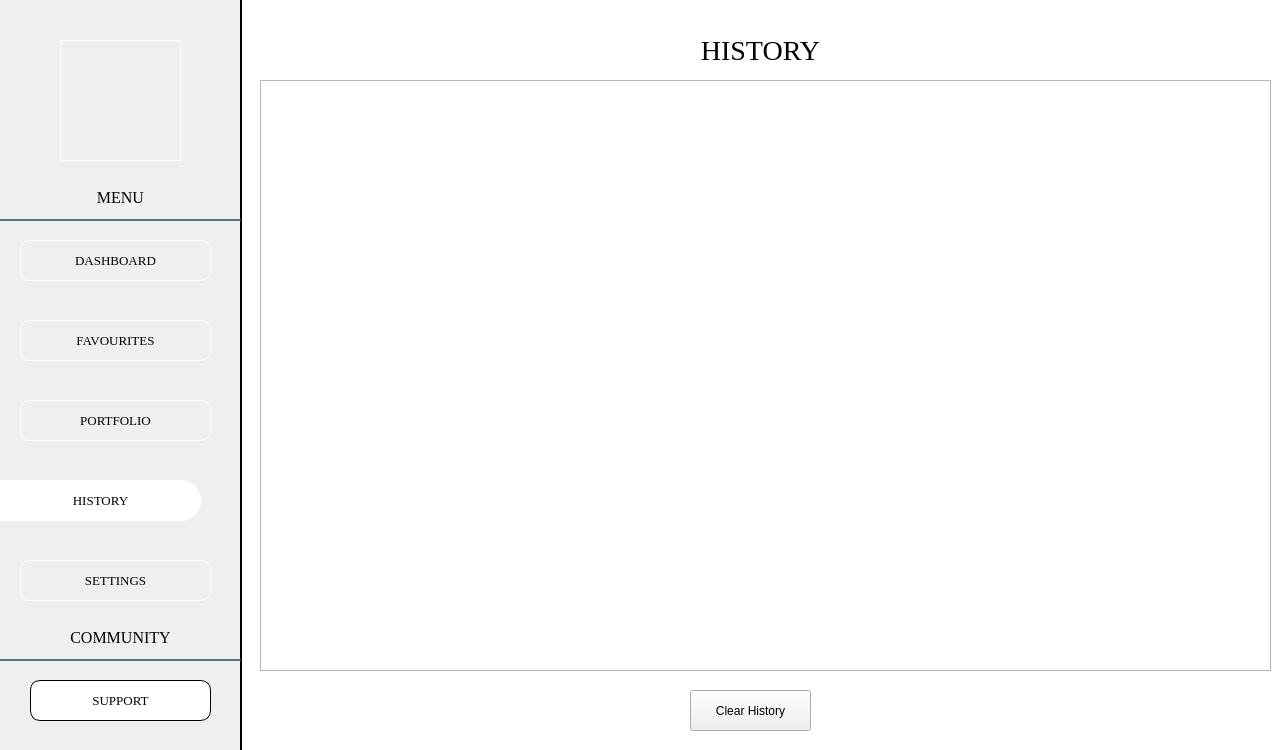
<?xml version="1.0" encoding="UTF-8"?>
<ui version="4.0">
 <class>Form</class>
 <widget class="QWidget" name="Form">
  <property name="geometry">
   <rect>
    <x>0</x>
    <y>0</y>
    <width>1280</width>
    <height>750</height>
   </rect>
  </property>
  <property name="windowTitle">
   <string>Form</string>
  </property>
  <widget class="QLabel" name="label">
   <property name="geometry">
    <rect>
     <x>0</x>
     <y>0</y>
     <width>1280</width>
     <height>750</height>
    </rect>
   </property>
   <property name="styleSheet">
    <string notr="true">background-image: url(:/Main/BG.jpg);</string>
   </property>
   <property name="text">
    <string/>
   </property>
  </widget>
  <widget class="QPushButton" name="sett">
   <property name="geometry">
    <rect>
     <x>20</x>
     <y>560</y>
     <width>191</width>
     <height>41</height>
    </rect>
   </property>
   <property name="font">
    <font>
     <family>Times New Roman</family>
     <pointsize>10</pointsize>
    </font>
   </property>
   <property name="styleSheet">
    <string notr="true">border-radius:10px;
border:0.5px solid rgb(255,255,255);</string>
   </property>
   <property name="text">
    <string>SETTINGS</string>
   </property>
  </widget>
  <widget class="QPushButton" name="hist">
   <property name="geometry">
    <rect>
     <x>0</x>
     <y>480</y>
     <width>201</width>
     <height>41</height>
    </rect>
   </property>
   <property name="font">
    <font>
     <family>Times New Roman</family>
     <pointsize>10</pointsize>
    </font>
   </property>
   <property name="styleSheet">
    <string notr="true">background-color: rgb(255, 255, 255);
border-bottom-right-radius:20px;
border-top-right-radius:20px;
</string>
   </property>
   <property name="text">
    <string>HISTORY</string>
   </property>
  </widget>
  <widget class="QPushButton" name="fav">
   <property name="geometry">
    <rect>
     <x>20</x>
     <y>320</y>
     <width>191</width>
     <height>41</height>
    </rect>
   </property>
   <property name="font">
    <font>
     <family>Times New Roman</family>
     <pointsize>10</pointsize>
    </font>
   </property>
   <property name="styleSheet">
    <string notr="true">border-radius:10px;
border:0.5px solid rgb(255,255,255);</string>
   </property>
   <property name="text">
    <string>FAVOURITES</string>
   </property>
  </widget>
  <widget class="QLabel" name="label_3">
   <property name="geometry">
    <rect>
     <x>240</x>
     <y>0</y>
     <width>1041</width>
     <height>751</height>
    </rect>
   </property>
   <property name="styleSheet">
    <string notr="true">background-color: rgb(255, 255, 255);
border-left:2px solid


</string>
   </property>
   <property name="text">
    <string/>
   </property>
  </widget>
  <widget class="QLabel" name="label_6">
   <property name="geometry">
    <rect>
     <x>60</x>
     <y>40</y>
     <width>121</width>
     <height>121</height>
    </rect>
   </property>
   <property name="styleSheet">
    <string notr="true">image: url(:/IMAGES/AMJH - Copy - Copy.png);

border:1px solid rgb(255, 255, 255);</string>
   </property>
   <property name="text">
    <string>&lt;html&gt;&lt;head/&gt;&lt;body&gt;&lt;p&gt;&lt;img src=&quot;:/Main/120.jpeg&quot;/&gt;&lt;/p&gt;&lt;/body&gt;&lt;/html&gt;</string>
   </property>
  </widget>
  <widget class="QPushButton" name="port">
   <property name="geometry">
    <rect>
     <x>20</x>
     <y>400</y>
     <width>191</width>
     <height>41</height>
    </rect>
   </property>
   <property name="font">
    <font>
     <family>Times New Roman</family>
     <pointsize>10</pointsize>
    </font>
   </property>
   <property name="styleSheet">
    <string notr="true">border-radius:10px;
border:0.5px solid rgb(255,255,255);</string>
   </property>
   <property name="text">
    <string>PORTFOLIO</string>
   </property>
  </widget>
  <widget class="QLabel" name="label_8">
   <property name="geometry">
    <rect>
     <x>0</x>
     <y>620</y>
     <width>241</width>
     <height>41</height>
    </rect>
   </property>
   <property name="font">
    <font>
     <family>Times New Roman</family>
     <pointsize>12</pointsize>
    </font>
   </property>
   <property name="styleSheet">
    <string notr="true">border:2px solid rgba(0,0,0,0);
border-bottom-color:rgba(46,82,101,200);
color:rgb(0,0,0);
padding-bottom:7px;</string>
   </property>
   <property name="text">
    <string>COMMUNITY</string>
   </property>
   <property name="alignment">
    <set>Qt::AlignCenter</set>
   </property>
  </widget>
  <widget class="QLabel" name="label_7">
   <property name="geometry">
    <rect>
     <x>0</x>
     <y>180</y>
     <width>241</width>
     <height>41</height>
    </rect>
   </property>
   <property name="font">
    <font>
     <family>Times New Roman</family>
     <pointsize>12</pointsize>
    </font>
   </property>
   <property name="styleSheet">
    <string notr="true">border:2px solid rgba(0,0,0,0);
border-bottom-color:rgba(46,82,101,200);
color:rgb(0,0,0);
padding-bottom:7px;</string>
   </property>
   <property name="text">
    <string>MENU</string>
   </property>
   <property name="alignment">
    <set>Qt::AlignCenter</set>
   </property>
  </widget>
  <widget class="QPushButton" name="supp">
   <property name="geometry">
    <rect>
     <x>30</x>
     <y>680</y>
     <width>181</width>
     <height>41</height>
    </rect>
   </property>
   <property name="font">
    <font>
     <family>Times New Roman</family>
     <pointsize>10</pointsize>
    </font>
   </property>
   <property name="styleSheet">
    <string notr="true">background-color: rgb(255, 255, 255);
border:1px solid;
border-radius:10px;</string>
   </property>
   <property name="text">
    <string>SUPPORT</string>
   </property>
  </widget>
  <widget class="QPushButton" name="dash">
   <property name="geometry">
    <rect>
     <x>20</x>
     <y>240</y>
     <width>191</width>
     <height>41</height>
    </rect>
   </property>
   <property name="font">
    <font>
     <family>Times New Roman</family>
     <pointsize>10</pointsize>
    </font>
   </property>
   <property name="styleSheet">
    <string notr="true">border-radius:10px;
border:0.5px solid rgb(255,255,255);</string>
   </property>
   <property name="text">
    <string>DASHBOARD</string>
   </property>
  </widget>
  <widget class="QTableWidget" name="tableWidget">
   <property name="geometry">
    <rect>
     <x>260</x>
     <y>80</y>
     <width>1011</width>
     <height>591</height>
    </rect>
   </property>
   <property name="rowCount">
    <number>0</number>
   </property>
   <property name="columnCount">
    <number>0</number>
   </property>
  </widget>
  <widget class="QPushButton" name="clr_hist">
   <property name="geometry">
    <rect>
     <x>690</x>
     <y>690</y>
     <width>121</width>
     <height>41</height>
    </rect>
   </property>
   <property name="text">
    <string>Clear History</string>
   </property>
  </widget>
  <widget class="QLabel" name="label_9">
   <property name="geometry">
    <rect>
     <x>260</x>
     <y>30</y>
     <width>1001</width>
     <height>41</height>
    </rect>
   </property>
   <property name="font">
    <font>
     <family>Times New Roman</family>
     <pointsize>21</pointsize>
    </font>
   </property>
   <property name="styleSheet">
    <string notr="true"/>
   </property>
   <property name="text">
    <string>HISTORY</string>
   </property>
   <property name="alignment">
    <set>Qt::AlignCenter</set>
   </property>
  </widget>
  <widget class="QLabel" name="username_ug">
   <property name="geometry">
    <rect>
     <x>740</x>
     <y>740</y>
     <width>55</width>
     <height>16</height>
    </rect>
   </property>
   <property name="text">
    <string>TextLabel</string>
   </property>
  </widget>
  <zorder>username_ug</zorder>
  <zorder>label</zorder>
  <zorder>sett</zorder>
  <zorder>hist</zorder>
  <zorder>fav</zorder>
  <zorder>label_3</zorder>
  <zorder>label_6</zorder>
  <zorder>port</zorder>
  <zorder>label_8</zorder>
  <zorder>label_7</zorder>
  <zorder>supp</zorder>
  <zorder>dash</zorder>
  <zorder>tableWidget</zorder>
  <zorder>clr_hist</zorder>
  <zorder>label_9</zorder>
 </widget>
 <resources>
  <include location="Mainqrcall.qrc"/>
 </resources>
 <connections/>
</ui>
